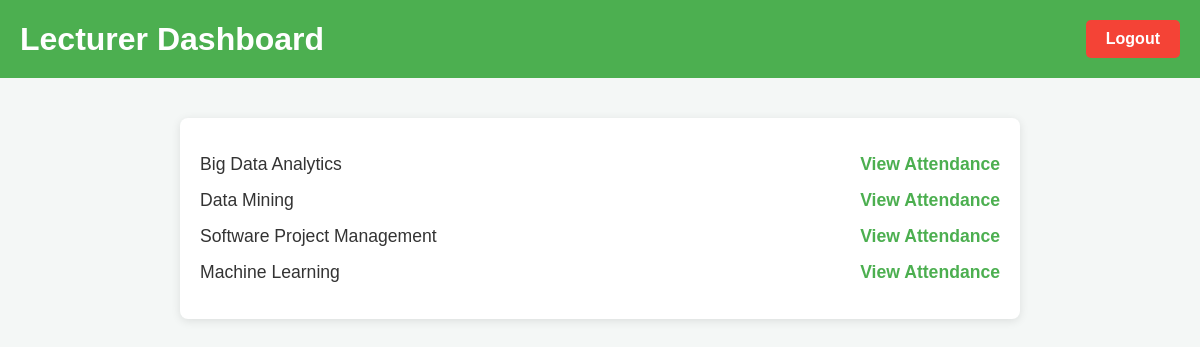
The app's page /lecturer_dashboard (signed in) with its own data.
### tables this page shows
CREATE TABLE courses (
    course_id INTEGER PRIMARY KEY AUTOINCREMENT,
    course_name TEXT NOT NULL,
    lecturer_id INTEGER,
    FOREIGN KEY (lecturer_id) REFERENCES lecturers(id)
);

### app.py (the view)
@app.route('/lecturer_dashboard')
def lecturer_dashboard():
    if 'user_id' not in session or session['role'] != 'lecturer':
        return redirect(url_for('login'))
    db = get_db()
    courses = db.execute('SELECT * FROM courses WHERE lecturer_id = ?', (session['user_id'],)).fetchall()
    return render_template('lecturer_dashboard.html', courses=courses)

### app.py (called while the page is built)
def get_db():
    conn = sqlite3.connect('attendance_system.db')
    conn.row_factory = sqlite3.Row
    return conn

### templates/lecturer_dashboard.html (shortened to what this page needs)
<!DOCTYPE html>
<html lang="en">
<head>
</head>
<body>
<header>
    <h1>Lecturer Dashboard</h1>
    <a href="/logout" class="logout-btn">Logout</a>
</header>
<div class="container">
    <ul>
        {% for course in courses %}
        <li>
            <span>{{ course.course_name }}</span>
            <a href="{{ url_for('view_attendance', course_id=course['course_id']) }}">View Attendance</a>
        </li>
        {% endfor %}
    </ul>
</div>
</body>
</html>

### templates/lecturer_dashboard.html (style rules this page uses)
body { font-family: Arial, sans-serif; margin: 0; padding: 0; background-color: #f4f7f6; color: #333; }
header { display: flex; justify-content: space-between; align-items: center; background-color: #4CAF50; color: white; padding: 20px; }
h1 { margin: 0; font-size: 2em; }
.logout-btn { background-color: #f44336; color: white; padding: 10px 20px; border: none; border-radius: 5px; font-size: 1em; cursor: pointer; text-decoration: none; }
.container { max-width: 800px; margin: 40px auto; background-color: #fff; padding: 20px; box-shadow: 0 2px 10px rgba(0, 0, 0, 0.1); border-radius: 8px; }
ul { list-style-type: none; padding-left: 0; }
li { margin-bottom: 15px; font-size: 1.1em; display: flex; justify-content: space-between; align-items: center; }
a { text-decoration: none; color: #4CAF50; font-weight: bold; }

### records on screen
courses: course_name "Big Data Analytics"
courses: course_name "Data Mining"
courses: course_name "Software Project Management"
courses: course_name "Machine Learning"
